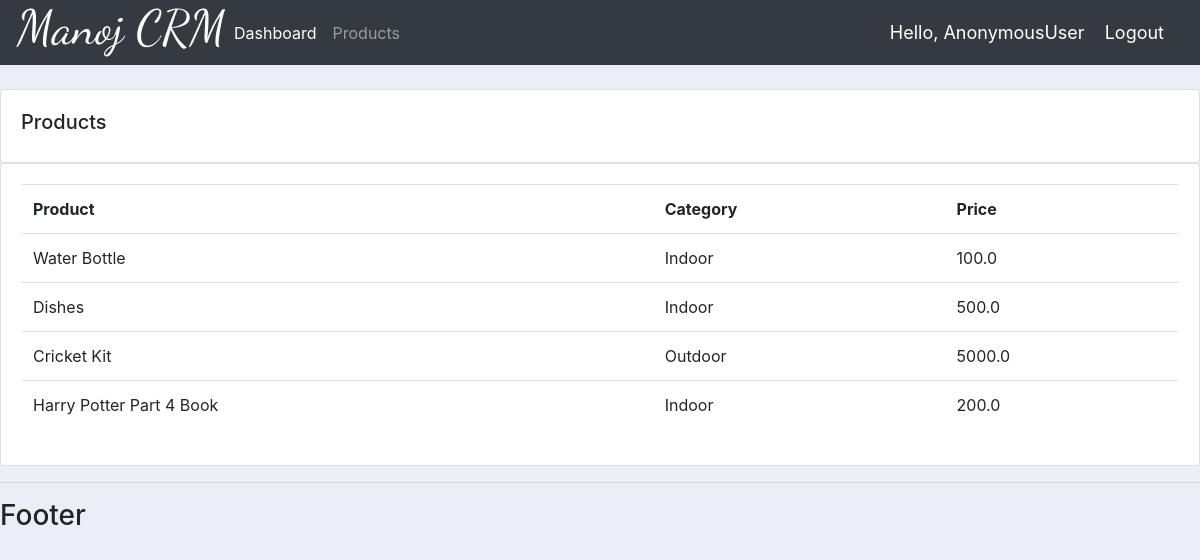
Screenshot of /products/ with the database file from the repository.
### accounts/models.py (models this page shows, shortened)
class Product(models.Model):
	CATEGORY = (('Indoor','Indoor'),('Outdoor','Outdoor'),)
	name = models.CharField(max_length=200, null = True)
	price = models.FloatField(null = True)
	category = models.CharField(max_length=200, null = True, choices = CATEGORY)
	description = models.CharField(max_length=200, null = True)
	date_created = models.DateTimeField(auto_now_add=True, null = True)
	tags = models.ManyToManyField(Tag)

### accounts/views.py (the view)
# urls.py: path('products/',views.products,name='products'),
def products(request):
	products = Product.objects.all()
	return render(request,'accounts/products.html',{'products':products})

### accounts/templates/accounts/products.html
{% extends 'accounts/main.html' %}
{% block content %}
	<br>
		<div class="row">
			<div class="col-md">
				<div class="card card-body">
					<h5>Products</h5>
				</div>
				<div class="card card-body">
					<table class="table">
						<tr>
							<th>Product</th>
							<th>Category</th>
							<th>Price</th>
						</tr>
						{% for i in products %}
							<tr>
								<td>{{i.name}}</td>
								<td>{{i.category}}</td>
								<td>{{i.price}}</td>
							</tr>
						{% endfor %}
					</table>
				</div>
			</div>
		</div>
{% endblock%}

### static/css/main.css (style rules this page uses)
body { background-color: #ebeff5; }

### rows the page displays
Product: name "Water Bottle", category "Indoor", price "100.0"
Product: name "Dishes", category "Indoor", price "500.0"
Product: name "Cricket Kit", category "Outdoor", price "5000.0"
Product: name "Harry Potter Part 4 Book", category "Indoor", price "200.0"

### other values shown
{{ request.user }} "AnonymousUser"
